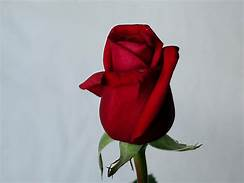
#> input picture basics/img.jpeg, 244 x 183 px
$ python flip.py
#> lines starting #> are read from the running program, lines starting #| are printed output that depends on the picture
import cv2

# Condition of Flipping

# 0, for flipping the image around the x-axis (vertical flipping);
# > 0 for flipping around the y-axis (horizontal flipping);
# < 0 for flipping around both axes.


img = cv2.imread('img.jpeg')
#> img is the input picture: shape (183, 244, 3); mean B, G, R 156.3, 151, 161.2

flip = cv2.flip(img,0)
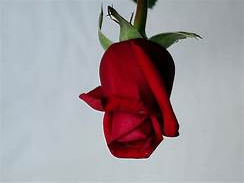
#> flip: shape (183, 244, 3); mean B, G, R 156.3, 151, 161.2
flip2 = cv2.flip(img,-1)
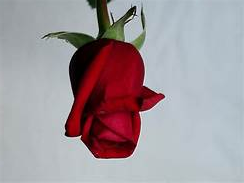
#> flip2: shape (183, 244, 3); mean B, G, R 156.3, 151, 161.2

cv2.imshow('Original Image',img)
cv2.imshow('Flip Vertical',flip2)
cv2.imshow('Flipped X-axis',flip)

cv2.waitKey(0)
#> (the run stopped early here; a loop or call above may not have finished)
